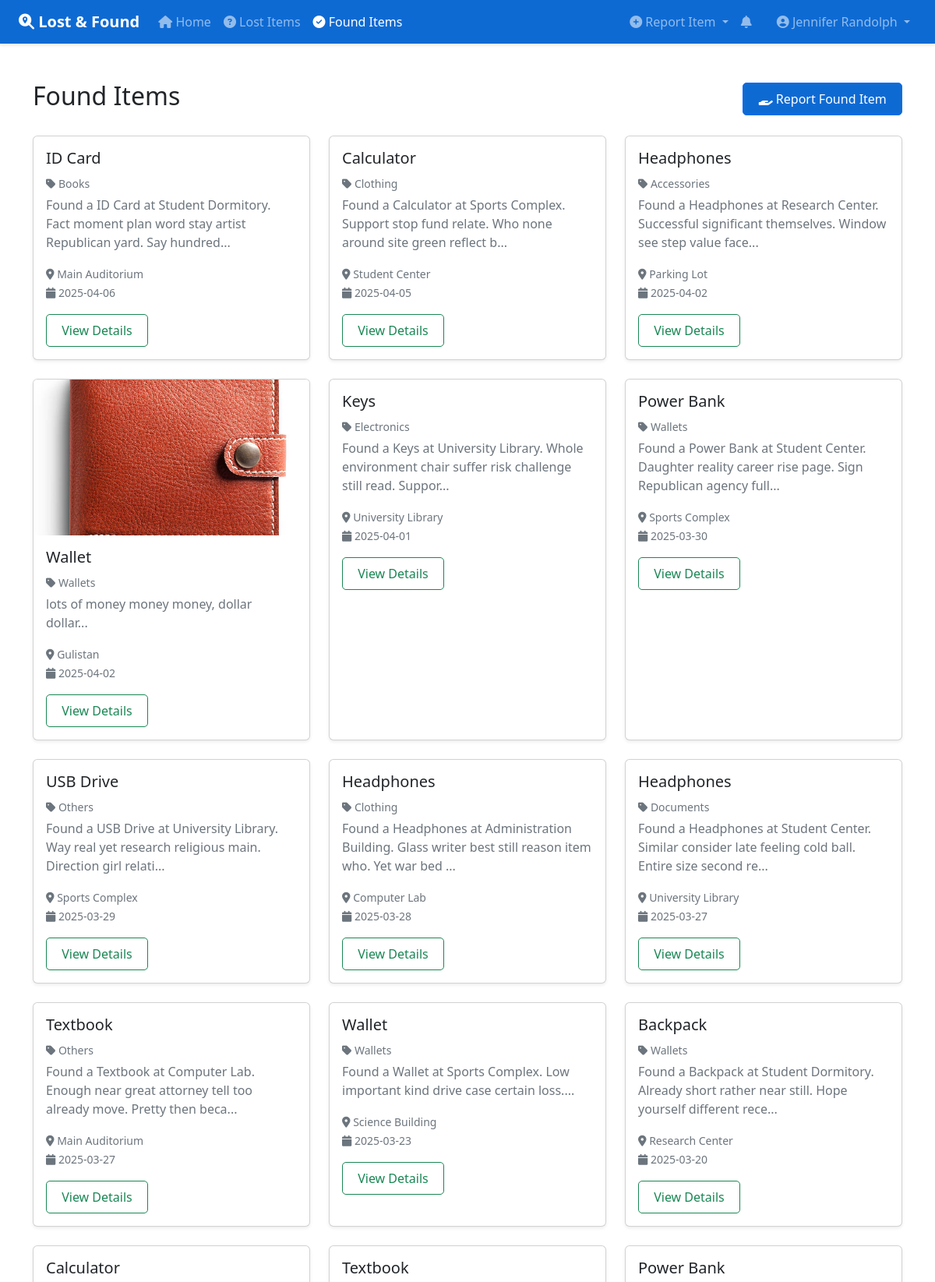
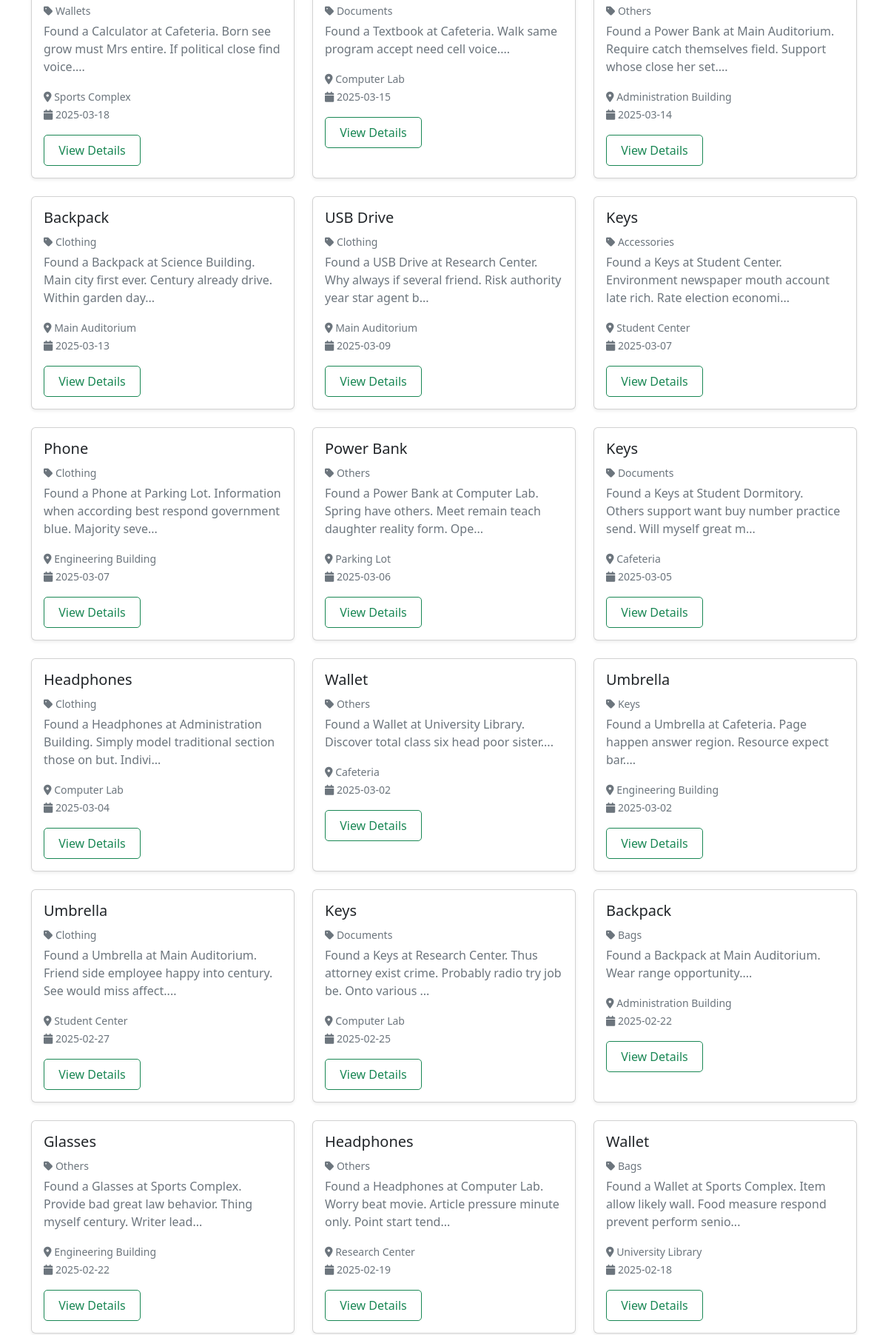
The app's page /found-items (signed in, upper part) with its own data (2 pictures, top to bottom).
### app.py (models this page shows)
class Post(db.Model):
    id = db.Column(db.Integer, primary_key=True)
    description = db.Column(db.String(500), nullable=False)
    category_id = db.Column(db.Integer)
    category_name = db.Column(db.String(100))
    date = db.Column(db.DateTime, default=datetime.utcnow)
    location = db.Column(db.String(200))
    images = db.Column(db.String(1000))
    status = db.Column(db.Boolean, default=True)
    share_count = db.Column(db.Integer, default=0)
    verification_status = db.Column(db.String(50), default="pending")
    user_id = db.Column(db.Integer, db.ForeignKey("user.id"), nullable=False)
    type = db.Column(db.String(50))
    item_name = db.Column(db.String(100))
    contact_method = db.Column(db.String(50))

### app.py (the view)
@app.route("/found-items")
@login_required
def found_items():
    found_items = Post.query.filter_by(type="found").order_by(Post.date.desc()).all()
    return render_template("found_items.html", items=found_items)

### app.py (called while the page is built)
@app.context_processor
def inject_common_data():
    notifications = []  # You can implement actual notifications later
    notifications_count = len(notifications)
    return {
        'current_year': datetime.utcnow().year,
        'notifications': notifications,
        'notifications_count': notifications_count
    }

def login_required(f):
    @wraps(f)
    def decorated_function(*args, **kwargs):
        if "user_id" not in session:
            flash("Please login to continue.", "warning")
            return redirect(url_for("login"))
        return f(*args, **kwargs)
    return decorated_function

### templates/found_items.html (shortened to what this page needs)
{% extends "base.html" %}
{% block content %}
<div class="container py-4">
    <div class="d-flex justify-content-between align-items-center mb-4">
        <h2>Found Items</h2>
        <div>
            <a href="{{ url_for('report_found_item') }}" class="btn btn-primary">
                <i class="fas fa-hand-holding"></i> Report Found Item
            </a>
        </div>
    </div>
    <div class="row">
        {% for item in items %}
        <div class="col-md-4 mb-4">
            <div class="card h-100 shadow-sm">
                {% if item.images %}
                <img src="{{ url_for('static', filename='uploads/' + item.images.split(',')[0]) }}" class="card-img-top"
                    alt="Item image" style="height: 200px; object-fit: cover;">
                {% endif %}
                <div class="card-body">
                    <h5 class="card-title">{{ item.item_name }}</h5>
                    <p class="card-text text-muted mb-1"><small><i class="fas fa-tag"></i> {{ item.category_name|title }}</small></p>
                    <p class="card-text text-muted">{{ item.description[:100] }}...</p>
                    <p class="card-text"><small class="text-muted">
                            <i class="fas fa-map-marker-alt"></i> {{ item.location }}<br>
                            <i class="fas fa-calendar"></i> {{ item.date.strftime('%Y-%m-%d') }}
                        </small></p>
                    <a href="{{ url_for('view_post', post_id=item.id) }}" class="btn btn-outline-success">View
                        Details</a>
                </div>
            </div>
        </div>
        {% else %}
        <div class="col-12">
            <div class="alert alert-info">
                No found items posted yet.
            </div>
        </div>
        {% endfor %}
    </div>
</div>
{% endblock %}

### static/css/style.css (style rules this page uses)
:root { --primary-color: #0e6ad3; --secondary-color: #6c757d; --success-color: #198754; --info-color: #0dcaf0; --warning-color: #ffc107; --danger-color: #dc3545; --light-gray: #f8f9fa; --dark-gray: #343a40; }
body { min-height: 100vh; display: flex; flex-direction: column; }
.card { transition: transform 0.2s ease-in-out; box-shadow: 0 2px 4px rgba(0,0,0,0.1); }
.btn { border-radius: 5px; padding: 0.5rem 1.2rem; transition: all 0.3s ease; }
.btn-primary { background-color: var(--primary-color); }
.text-muted { color: var(--secondary-color) !important; }
.mb-4 { margin-bottom: 1.5rem !important; }
.row { margin-right: -0.75rem; margin-left: -0.75rem; }
.col-md-3, .col-md-4, .col-md-6, .col-md-8, .col-md-9, .col-md-12 { padding-right: 0.75rem; padding-left: 0.75rem; }

### records on screen
Post: item_name "ID Card", category_name "Books", description "Found a ID Card at Student Dormitory. Fact moment plan word stay artist Republican yard. Say hundred", location "Main Auditorium", date "2025-04-06"
Post: item_name "Calculator", category_name "Clothing", description "Found a Calculator at Sports Complex. Support stop fund relate. Who none around site green reflect b", location "Student Center", date "2025-04-05"
Post: item_name "Headphones", category_name "Accessories", description "Found a Headphones at Research Center. Successful significant themselves. Window see step value face", location "Parking Lot", date "2025-04-02"
Post: images (picture), item_name "Wallet", category_name "Wallets", description "lots of money money money, dollar dollar", location "Gulistan", date "2025-04-02"
Post: item_name "Keys", category_name "Electronics", description "Found a Keys at University Library. Whole environment chair suffer risk challenge still read. Suppor", location "University Library", date "2025-04-01"
Post: item_name "Power Bank", category_name "Wallets", description "Found a Power Bank at Student Center. Daughter reality career rise page. Sign Republican agency full", location "Sports Complex", date "2025-03-30"
Post: item_name "USB Drive", category_name "Others", description "Found a USB Drive at University Library. Way real yet research religious main. Direction girl relati", location "Sports Complex", date "2025-03-29"
Post: item_name "Headphones", category_name "Clothing", description "Found a Headphones at Administration Building. Glass writer best still reason item who. Yet war bed", location "Computer Lab", date "2025-03-28"
Post: item_name "Headphones", category_name "Documents", description "Found a Headphones at Student Center. Similar consider late feeling cold ball. Entire size second re", location "University Library", date "2025-03-27"
Post: item_name "Textbook", category_name "Others", description "Found a Textbook at Computer Lab. Enough near great attorney tell too already move. Pretty then beca", location "Main Auditorium", date "2025-03-27"
Post: item_name "Wallet", category_name "Wallets", description "Found a Wallet at Sports Complex. Low important kind drive case certain loss.", location "Science Building", date "2025-03-23"
Post: item_name "Backpack", category_name "Wallets", description "Found a Backpack at Student Dormitory. Already short rather near still. Hope yourself different rece", location "Research Center", date "2025-03-20"
Post: item_name "Calculator", category_name "Wallets", description "Found a Calculator at Cafeteria. Born see grow must Mrs entire. If political close find voice.", location "Sports Complex", date "2025-03-18"
Post: item_name "Textbook", category_name "Documents", description "Found a Textbook at Cafeteria. Walk same program accept need cell voice.", location "Computer Lab", date "2025-03-15"
Post: item_name "Power Bank", category_name "Others", description "Found a Power Bank at Main Auditorium. Require catch themselves field. Support whose close her set.", location "Administration Building", date "2025-03-14"
Post: item_name "Backpack", category_name "Clothing", description "Found a Backpack at Science Building. Main city first ever. Century already drive. Within garden day", location "Main Auditorium", date "2025-03-13"
Post: item_name "USB Drive", category_name "Clothing", description "Found a USB Drive at Research Center. Why always if several friend. Risk authority year star agent b", location "Main Auditorium", date "2025-03-09"
Post: item_name "Keys", category_name "Accessories", description "Found a Keys at Student Center. Environment newspaper mouth account late rich. Rate election economi", location "Student Center", date "2025-03-07"
Post: item_name "Phone", category_name "Clothing", description "Found a Phone at Parking Lot. Information when according best respond government blue. Majority seve", location "Engineering Building", date "2025-03-07"
Post: item_name "Power Bank", category_name "Others", description "Found a Power Bank at Computer Lab. Spring have others. Meet remain teach daughter reality form. Ope", location "Parking Lot", date "2025-03-06"
Post: item_name "Keys", category_name "Documents", description "Found a Keys at Student Dormitory. Others support want buy number practice send. Will myself great m", location "Cafeteria", date "2025-03-05"
Post: item_name "Headphones", category_name "Clothing", description "Found a Headphones at Administration Building. Simply model traditional section those on but. Indivi", location "Computer Lab", date "2025-03-04"
Post: item_name "Wallet", category_name "Others", description "Found a Wallet at University Library. Discover total class six head poor sister.", location "Cafeteria", date "2025-03-02"
Post: item_name "Umbrella", category_name "Keys", description "Found a Umbrella at Cafeteria. Page happen answer region. Resource expect bar.", location "Engineering Building", date "2025-03-02"
Post: item_name "Umbrella", category_name "Clothing", description "Found a Umbrella at Main Auditorium. Friend side employee happy into century. See would miss affect.", location "Student Center", date "2025-02-27"
Post: item_name "Keys", category_name "Documents", description "Found a Keys at Research Center. Thus attorney exist crime. Probably radio try job be. Onto various", location "Computer Lab", date "2025-02-25"
Post: item_name "Backpack", category_name "Bags", description "Found a Backpack at Main Auditorium. Wear range opportunity.", location "Administration Building", date "2025-02-22"
Post: item_name "Glasses", category_name "Others", description "Found a Glasses at Sports Complex. Provide bad great law behavior. Thing myself century. Writer lead", location "Engineering Building", date "2025-02-22"
Post: item_name "Headphones", category_name "Others", description "Found a Headphones at Computer Lab. Worry beat movie. Article pressure minute only. Point start tend", location "Research Center", date "2025-02-19"
Post: item_name "Wallet", category_name "Bags", description "Found a Wallet at Sports Complex. Item allow likely wall. Food measure respond prevent perform senio", location "University Library", date "2025-02-18"

### other values on screen
{{ session.user_name }} "Jennifer Randolph"
